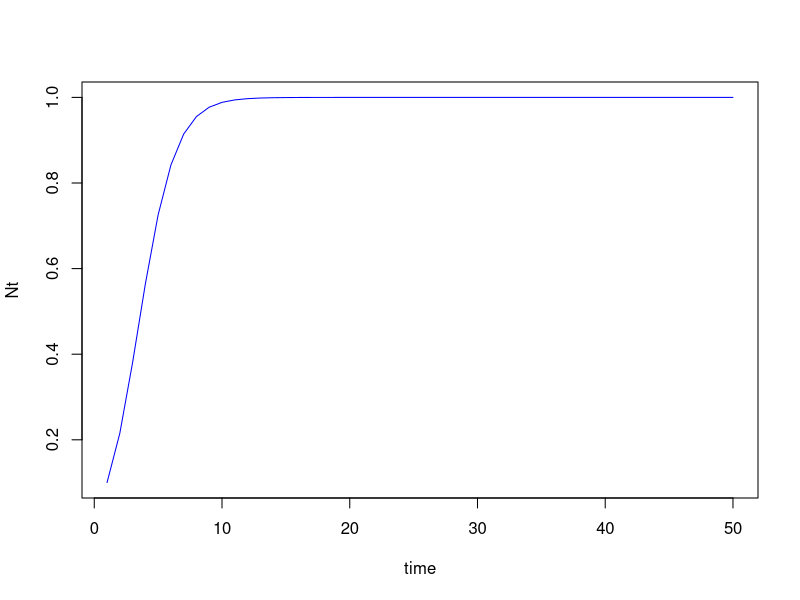
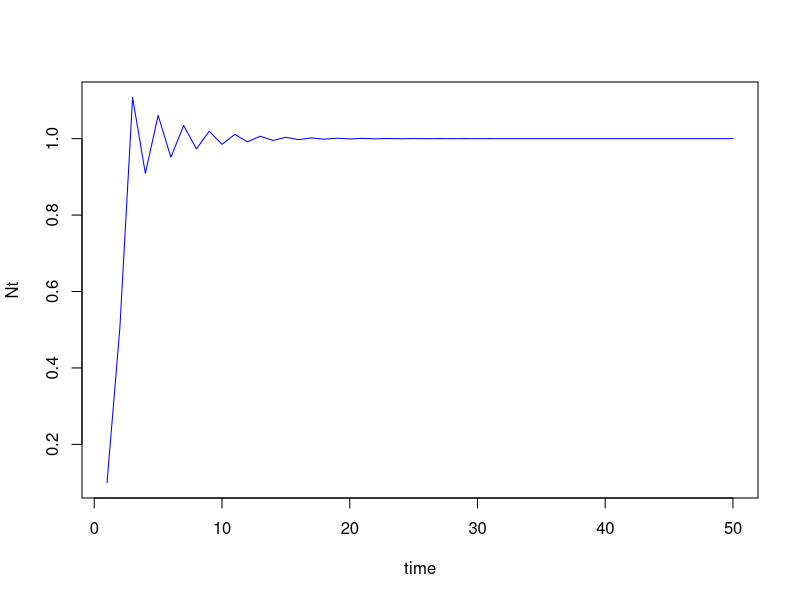
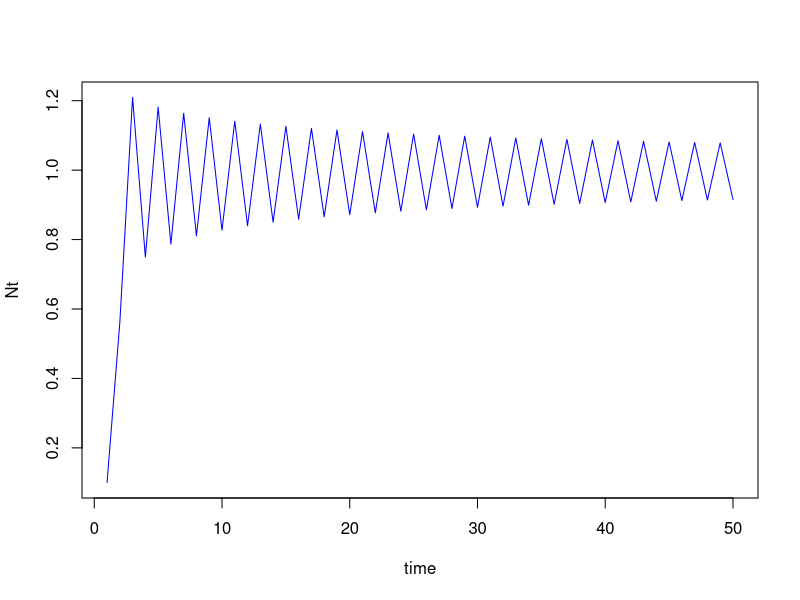
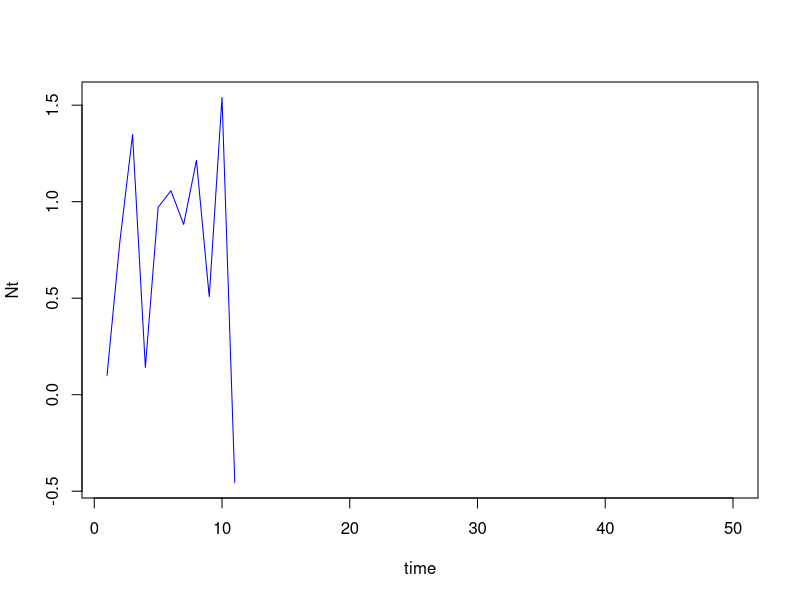
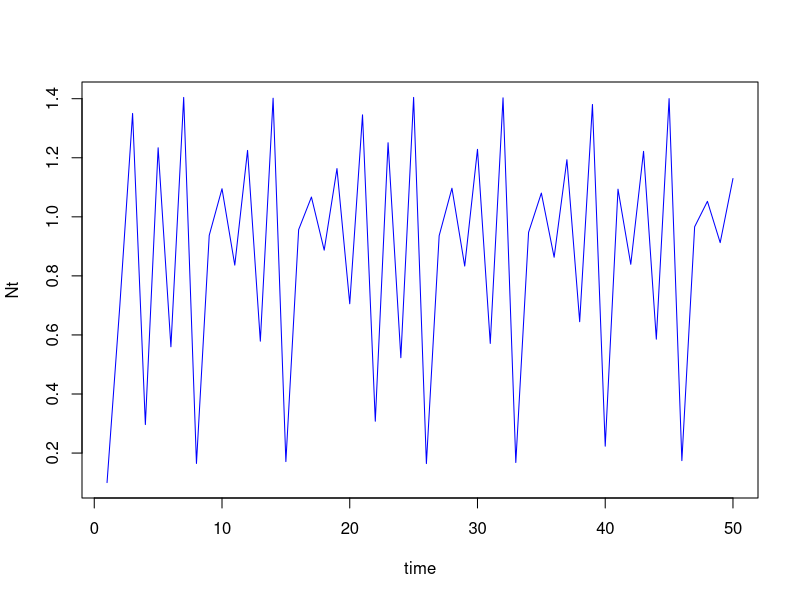

Recreate these plots in R, in order.
#lab group 6
library(tidyverse)

# Step 1: program the Gompertz model

#given parameters
K <- 1
a <- 0.5
n0 <- 0.1
nyears <- 50

#gompertz function
gompertz <- function(K, a, nt) {
  ntplus1 <- nt + a * nt * log(K / nt)
  return(ntplus1)
}

# initialize an empty array, call it nt, to hold the model results
nt <- rep(NA, nyears)
# set the first element of nt equal to N0
nt[1] <- n0


# now loop through 2 to nyears
for (i in 2 : nyears) {
  # call the function to get nt+1
  nt[i] <- gompertz( K = K,
                     a = a,
                     nt = nt[i - 1] # use the i-1 element of nt array to send to function
  )
}

# make a plot

plot(1:nyears,
     nt,
     type = "l",
     col = "blue",
     xlab = "time",
     ylab = "Nt")

#Adjust values of the parameter to determine whether you can find values that give
#rise to the same types of dynamic behavior that you discovered for the logistic model.

#create loop from function
gompertzloop <- function(K, a, nt, nyears) {
  for (i in 2:nyears) {
    # call the function to get nt+1
    nt[i] <- gompertz(K = K,
                      a = a,
                      nt = nt[i - 1])
  }

  plot <- plot(1:nyears,
       nt,
       type = "l",
       col = "blue",
       xlab = "time",
       ylab = "Nt")

  print(plot)

}

# explerimenting with levels of a

gompertzloop(K = 1, a = 1.75, nt = 0.1, nyears = 50) #dampened oscillations around carrying capacity

gompertzloop(K = 1, a = 2.0, nt = 0.1, nyears = 50) #this reaches 2 point limit cycle

gompertzloop(K = 1, a = 3, nt = 0.1, nyears = 50) #this causes the population to crash

gompertzloop(K = 1, a = 2.6, nt = 0.1, nyears = 50) #potentially the infinite point cycle
